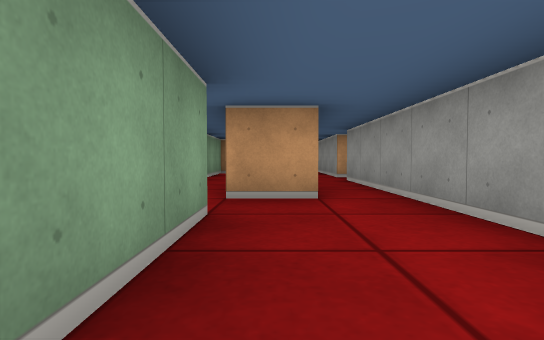
View 1 (above)

14 first-person views from a walk through a cub3D level. The camera is about half as high as the walls, tilts 2° down and sees 80° across. The floor is counted in squares. Each view is taken from the middle of a square. On the plan, view 1 faces up. The plan holds only what a view shows up to about 9 squares ahead; the rest is blank.

View 2
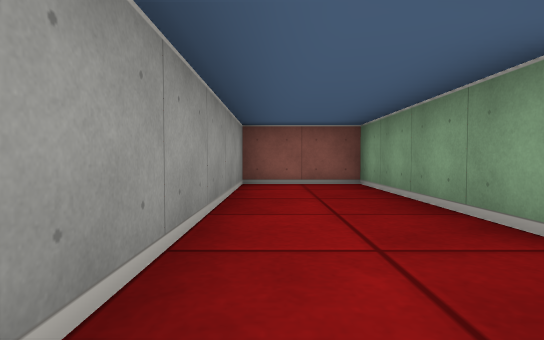

View 3
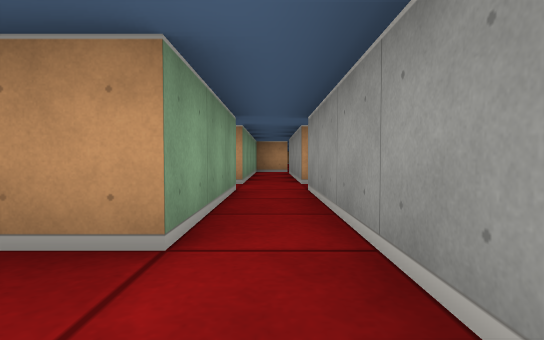

View 4
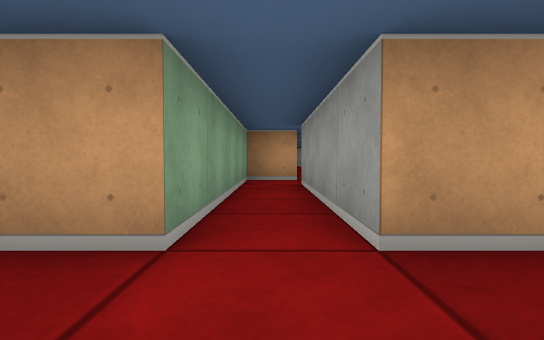

View 5
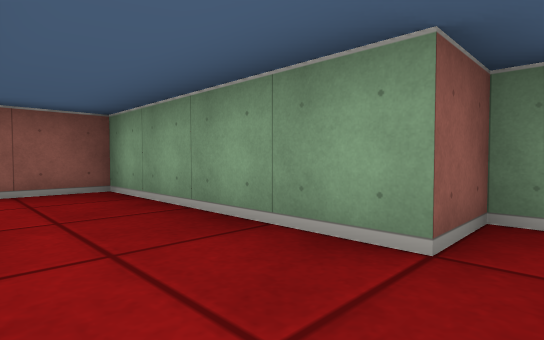

View 6
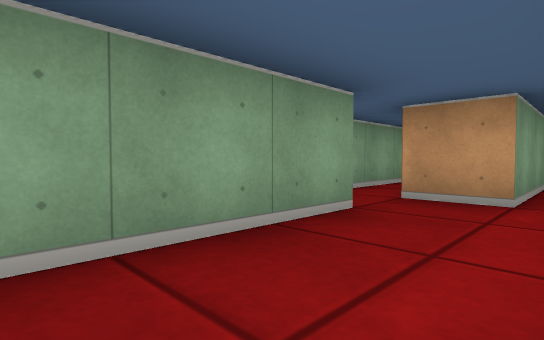

View 7
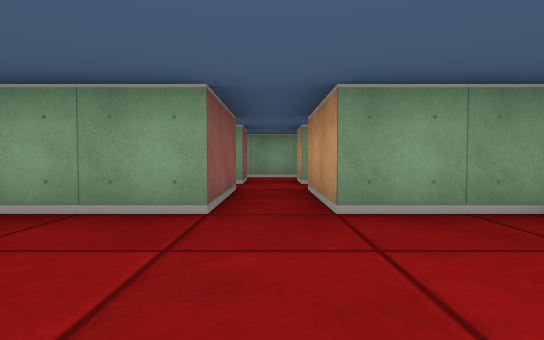

View 8
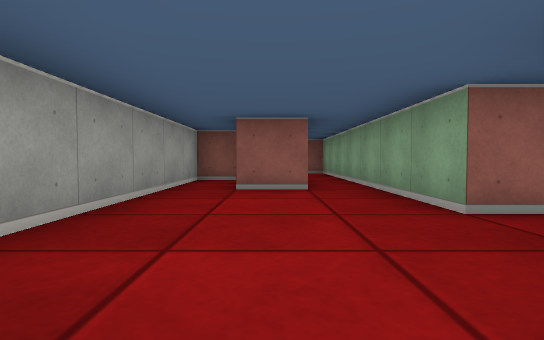

View 9
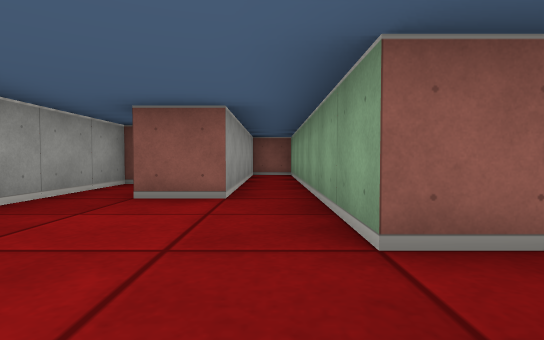

View 10
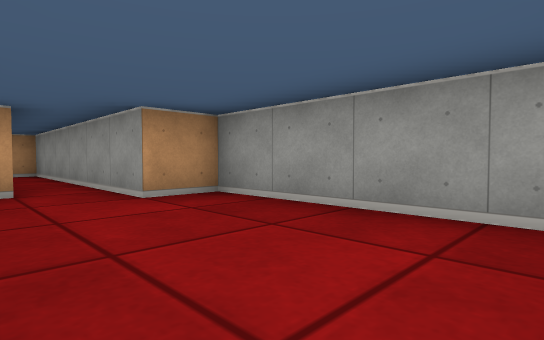

View 11
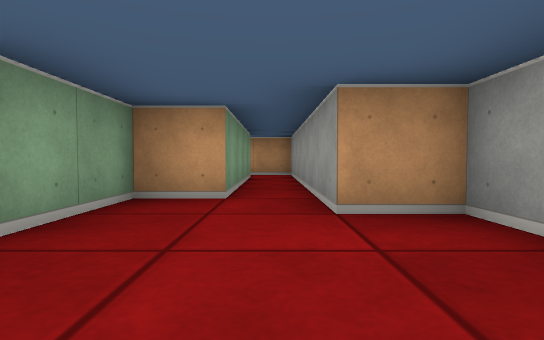

View 12
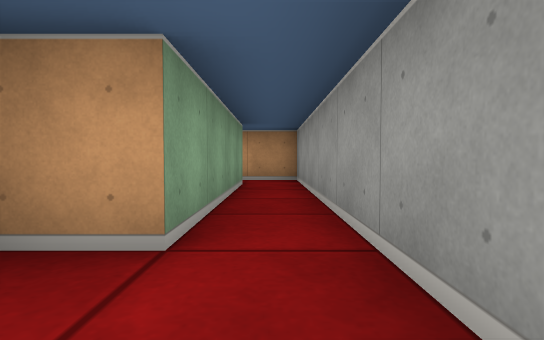

View 13
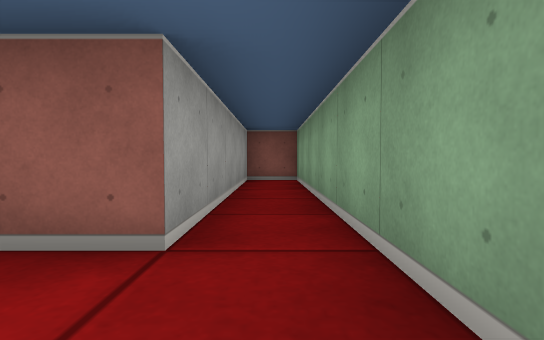

View 14
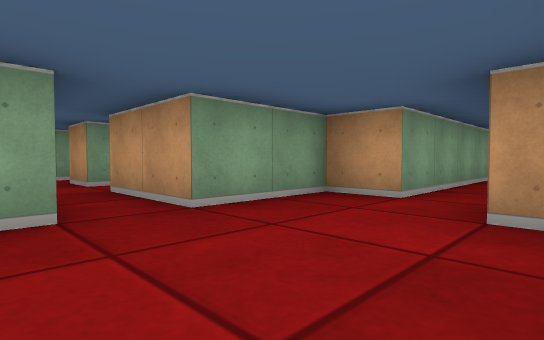

### Floor plan
Points are (right, up) in squares from view 1. A wall is a line through its corners. A room is listed if a view was taken in it or the views show most of it. See-through windows are left out.
Room 1 (views 1, 3, 5, 6)
walls: (-0.5, 2.5) (-0.5, -1.5) (1.5, -1.5) (1.5, 3.5); (0.5, 3.5) (-0.5, 3.5)
ways out: opening at (1, 4) to room 2; opening at (0, 3) to room 4
Room 2 (views 2, 4)
walls: (1.5, 7.5) (1.5, 11.5); (-0.4, 6.5) (0.5, 6.5) (0.5, 3.5); (1.5, 3.5) (1.5, 6.5); (1.5, 12.5) (0.5, 12.5) (0.5, 7.5) (-0.5, 7.5)
ways out: opening at (1, 4) to room 1; opening at (2.5, 7) to room 3; opening at (0, 7) to room 4; opening at (2, 13)
Room 3 (views 7, 8, 9, 10, 11, 12, 13, 14)
walls: (1.5, 6.5) (3.5, 6.5) (3.5, -0.5) (4.5, -0.5) (4.5, 4.5) (5.5, 4.5); (5.6, 2.5) (6.5, 2.5) (6.5, 8.5) (5.5, 8.5) (5.5, 14.5) (4.4, 14.5); (4.5, 13.5) (4.5, 9.5) (3.5, 9.5) (3.5, 7.5) (1.5, 7.5)
ways out: opening at (2.5, 7) to room 2
Room 4 (no view inside)
walls: (-1.5, 9) (-1.5, 2.5) (-0.5, 2.5)
ways out: opening at (0, 3) to room 1; opening at (0, 7) to room 2

Where each view was taken, in squares from view 1:
view 1: 0 up, 0 right, facing up
view 2: 4 up, 1 right, facing down
view 3: 2 up, 1 right, facing up
view 4: 6 up, 1 right, facing up
view 5: 3 up, 1 right, facing down-left
view 6: 0 up, 1 right, facing up-left
view 7: 7 up, 6 right, facing left
view 8: 9 up, 5 right, facing down
view 9: 8 up, 4 right, facing down
view 10: 5 up, 4 right, facing up-right
view 11: 6 up, 5 right, facing up
view 12: 8 up, 5 right, facing up
view 13: 6 up, 4 right, facing down
view 14: 6 up, 6 right, facing up-left
